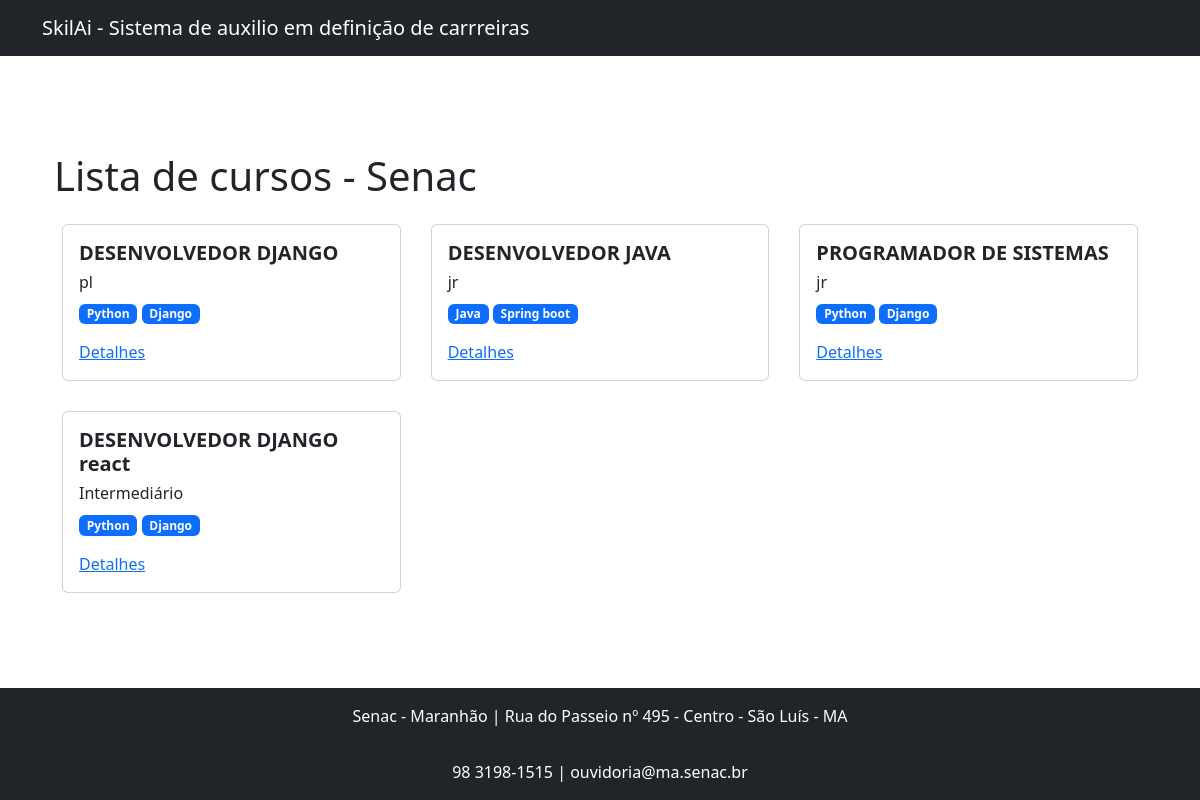
Screenshot of /jobs/ with the database file from the repository.
### jobs/models.py (models this page shows, shortened)
class Job(models.Model):
    LEVEL_CHOICES = (
        ('ba', 'Básico'),
        ('in', 'Intermediário'),
        ('av', 'Avançado'),
    )
    title = models.CharField(max_length=100,verbose_name='Título do curso')
    description = models.TextField(verbose_name='Descrição do curso')
    requirements = models.TextField(verbose_name='Pré-requisito do curso')
    responsibilities = models.TextField(verbose_name='Responsabilidades')
    level = models.CharField(max_length=2, choices=LEVEL_CHOICES, verbose_name='Nivel')
    skills = models.ManyToManyField("jobs.Skill", related_name="jobs",verbose_name='Skills necessárias')

class Skill(models.Model):
    title = models.CharField(max_length=100, unique=True, blank=False, null=False)

### jobs/views.py (the view)
# urls.py: path('',list_jobs,name="list"),
def list_jobs(request):
    return render(
        request,
        "jobs/list.html",
        {
            "page_title": "Lista de cursos - Senac  ",
            "jobs": Job.objects.all()
        }
    )

### jobs/templates/jobs/list.html
{% extends 'bases/base.html' %}
{% block 'body' %}
<section class="py-5">
    <div class="container">
        <h1>{{ page_title }}</h1>
        <div class="card-area mt-4 px-2">
            {% for job in jobs %}
            <div class="card">
                <div class="card-body">
                    <h5 class="card-title fw-bolder">
                        {{job.title }}
                    </h5>
                    <h6 class="card-substitle mb-2 text-body secondary">
                        {{job.get_level_display}}
                    </h6>
                    <p class="card-text">
                        {% for skill in job.skills.all %}
                            <span class="badge text-bg-primary"> {{ skill.title }} </span>
                        {% endfor %}
                    </p>
                    <div class="links">
                        <a href="{% url 'jobs:details' pk=job.pk %}" class="mt-4">Detalhes</a>
                    </div>
                </div>
            </div>
            {% endfor %}
        </div>
    </div>
</section>
{% endblock %}

### templates/bases/base.html (shortened to what this page needs)
{% load static %}
<!doctype html>
<html lang="pt-br">
  <head>
    <link href="https://cdn.jsdelivr.net/npm/bootstrap@5.3.1/dist/css/bootstrap.min.css" rel="stylesheet">
    </head>
  <body>
    <nav class="navbar bg-dark" data-bs-theme="dark">
        <div class="container">
            <a href="{% url 'jobs:list' %}" class="navbar-brand">
                SkilAi - Sistema de auxilio em definição de carrreiras
            </a>
        </div>
    </nav>
    <main>
        <section class="py-5">
            <div class="container">
                {% block 'body' %}
                {% endblock %}
            </div>
        </section>
    </main>
    <footer class="bg-dark fixed-bottom">
        <div class="container">
            <div><p class="text-white text-center m-0 py-3"> Senac - Maranhão | Rua do Passeio nº 495 - Centro - São Luís - MA </p></div>
            <div><p class="text-white text-center m-0 py-3"> 98 3198-1515 | ouvidoria@ma.senac.br </p></div>
        </div>
    </footer>
  </body>
</html>

### templates/bases/base.html (style rules this page uses)
.card-area { display: grid; grid-template-columns: repeat(auto-fit, minmax(250px,1fr)); gap: 30px; }
.card { max-height: 300px; overflow: hidden; }
.card-body { display: flex; flex-direction: column; }
.card-body .links { margin-top: auto; }
.card h5 { overflow: hidden; display: -webkit-box; -webkit-line-clamp: 3; line-clamp: 3; -webkit-box-orient: vertical; }

### rows the page displays
Job: title "DESENVOLVEDOR DJANGO", level "pl"
Skill: title "Python"
Skill: title "Django"
Job: title "DESENVOLVEDOR JAVA", level "jr"
Skill: title "Java"
Skill: title "Spring boot"
Job: title "PROGRAMADOR DE SISTEMAS", level "jr"
Job: title "DESENVOLVEDOR DJANGO react", level "Intermediário"

### other values shown
{{ page_title }} "Lista de cursos - Senac"
